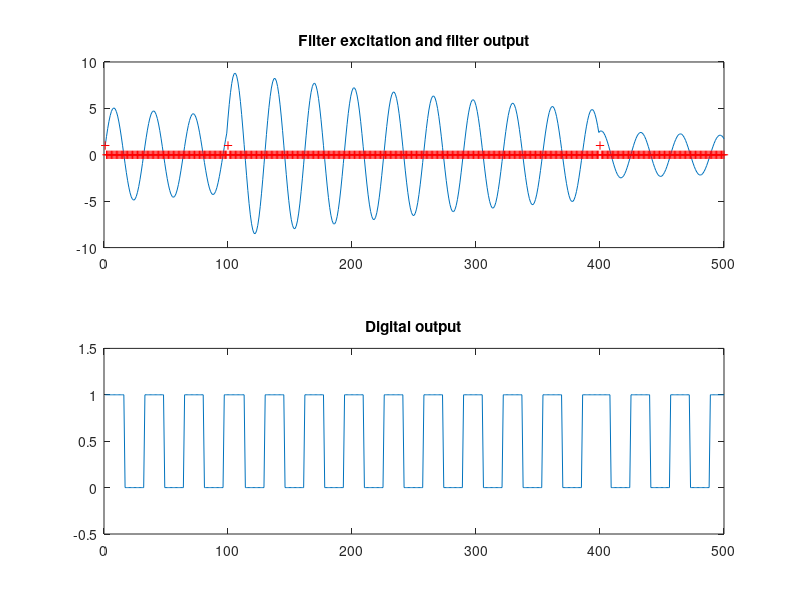

MATLAB code to generate this figure:
% clock_recovery.m
% Clock recovery filter for 4.8 kbaud
% Based on Ifeachor example 13.8
% 4.09.03 /rch 
% Generate an input sequence
k=1:500;
x = zeros(1,500);
x(1)=1; x(100)=1; x(400)=1; % accidental excitations
dig = zeros(1,500); % holds digital output

num = [1, 0, 0];
den = [1, -1.957558, 0.995913]; % From Ifeachor

y = filter(num,den,x); % Calculate filter response for x 

for j=k % Calculate digital output
   if y(j) >0 % Simple Schmitt-Trigger model
      dig(j)=1;
   else
      dig(j)=0;
   end
end
subplot(2,1,1);
plot(k,y,k,x,'r+');
title('Filter excitation and filter output')
subplot(2,1,2);
plot(k,dig);
title('Digital output')
axis([0,500,-0.5,1.5])




